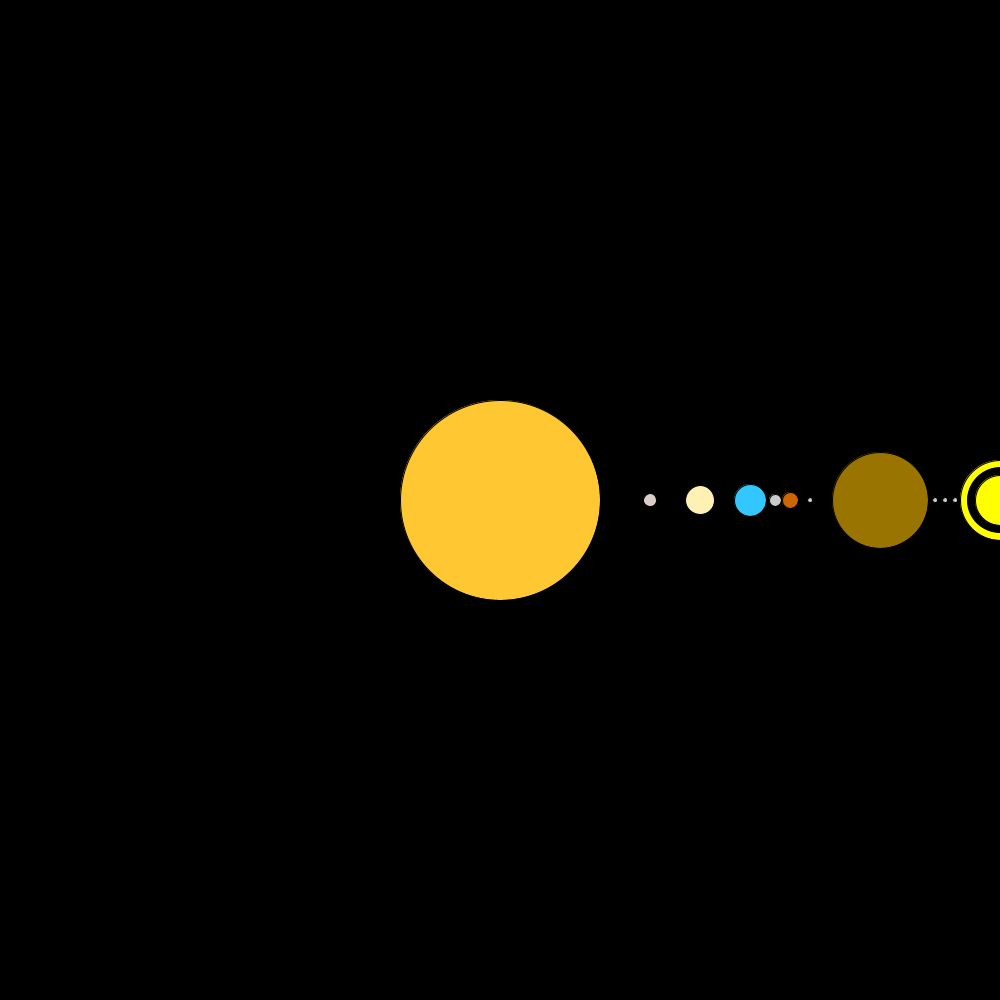
Frame 1 (no input)
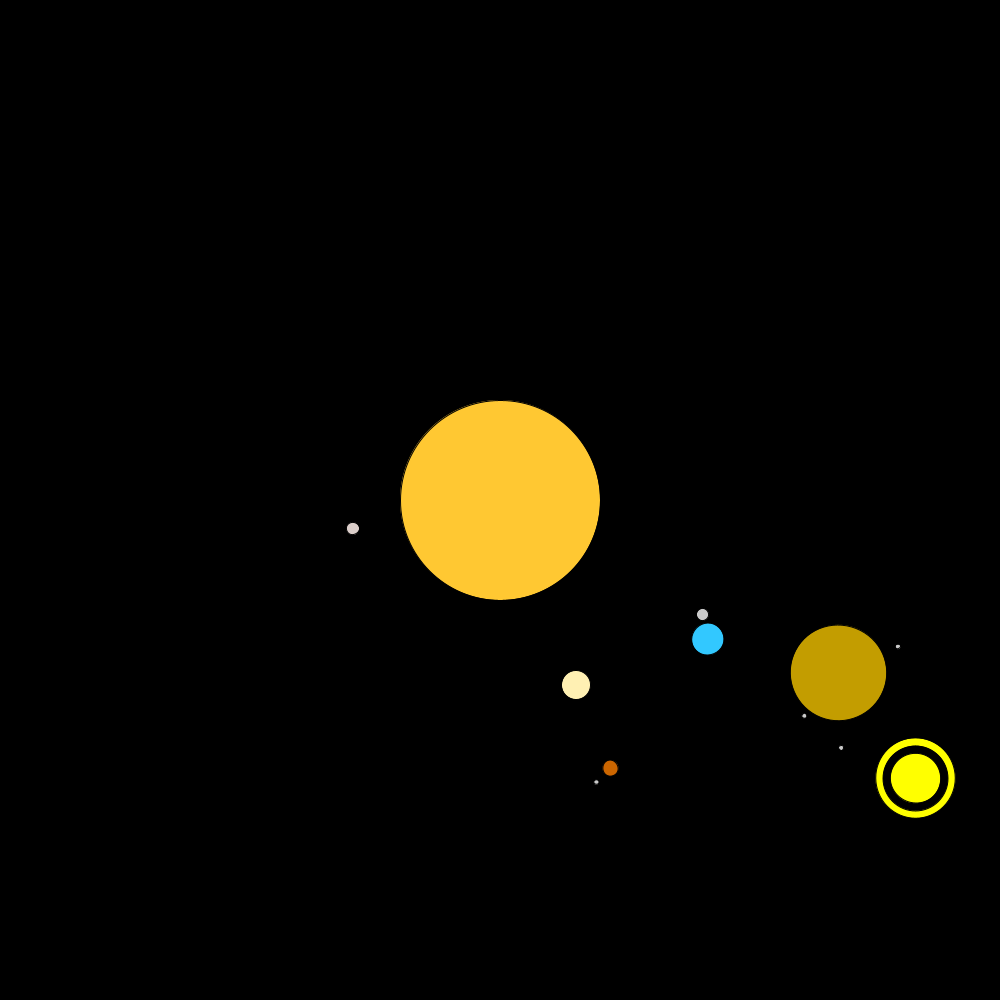
Frame 60 (the mouse pressed at the canvas centre just before this capture)
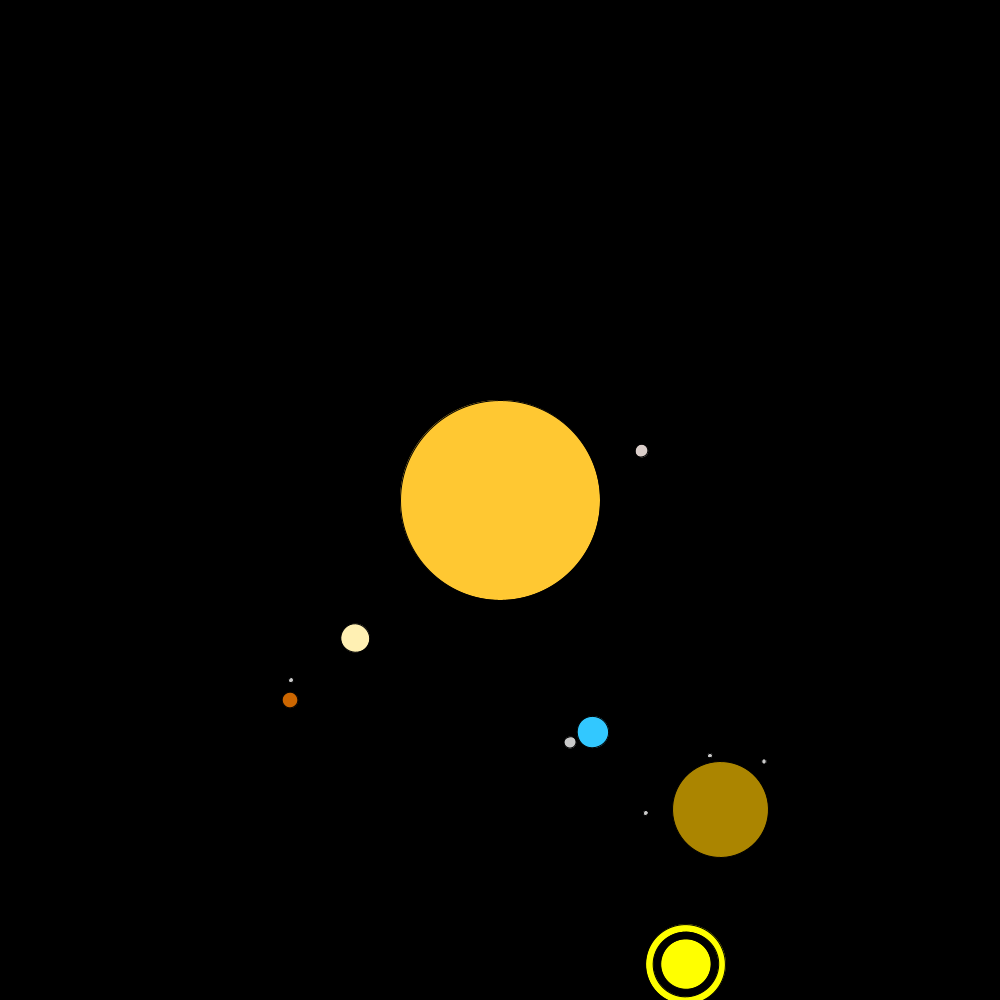
Frame 120 (the mouse held since frame 60 and released just before this capture)

The Processing sketch that drew these frames (run headless with seeded random() and noise(); from frame 60 on, the mouse is pressed at the canvas centre):

// Processing sketch: SolarSystem
// ── SolarSystem.pde
float theta = 0;
float earthSize = 32;
int colorJ1 = 153;
int colorJ2 = 115;
boolean flag = true;

void setup() {
  size(1000, 1000);
}

void draw() {
  background(0);
  stroke(0);

  // Translate to center of window to draw the sun.
  translate(width/2, height/2);
  fill(255, 200, 50);
  ellipse(0, 0, 200, 200);

  //Mercury
  pushMatrix();
  rotate(theta*5);
  translate(150, 0);
  fill(219, 206, 202);
  ellipse(0, 0, earthSize*0.4, earthSize*0.4);
  popMatrix();
  
  //Venus
  pushMatrix();
  rotate(theta*2);
  translate(200, 0);
  fill(255, 240, 179);
  ellipse(0, 0, earthSize*0.9, earthSize*0.9);
  popMatrix();

  //Earth
  pushMatrix();
  rotate(theta);
  translate(250, 0);
  fill(50, 200, 255);
  ellipse(0, 0, earthSize, earthSize);
  
  
  //Moon
  pushMatrix(); 
  rotate(-theta*4);
  translate(25, 0);
  fill(202, 202, 202);
  ellipse(0, 0, 12, 12);
  popMatrix();
  
  popMatrix();
  
  //Mars
  pushMatrix();
  rotate(theta*2);
  translate(290, 0);
  fill(204, 102, 0);
  ellipse(0, 0, earthSize*0.5, earthSize*0.5);
  
  pushMatrix();
  rotate(theta*2);
  translate(20, 0);
  fill(202, 202, 202);
  ellipse(0, 0, 5, 5);
  popMatrix();
  
  popMatrix();
  
  
  //Jupiter
  pushMatrix();
  rotate(theta*0.8);
  translate(380, 0);
  if(colorJ1 >= 204){
   flag = false; 
  }
  else if(colorJ1 <= 153){
   flag = true; 
  }
  if(flag){
  colorJ1++;
  colorJ2++;
  }
  else{
  colorJ1--;
  colorJ2--; 
  }
  fill(colorJ1, colorJ2, 0);
  ellipse(0, 0, earthSize*3, earthSize*3);
  
  pushMatrix();
  rotate(theta*3);
  translate(55, 0);
  fill(202, 202, 202);
  ellipse(0, 0, 5, 5);
  popMatrix();
  
    pushMatrix();
  rotate(-theta*1.5);
  translate(65, 0);
  fill(202, 202, 202);
  ellipse(0, 0, 5, 5);
  popMatrix();
  
    pushMatrix();
  rotate(theta*1.8);
  translate(75, 0);
  fill(202, 202, 202);
  ellipse(0, 0, 5, 5);
  popMatrix();
  
  popMatrix();
  
  pushMatrix();
  rotate(theta);
  translate(500, 0);
  fill(255, 255, 0);
  ellipse(0, 0, earthSize*2.5, earthSize*2.5);
  fill(0);
  ellipse(0, 0, earthSize*2.5 - 15, earthSize*2.5 - 15);
  fill(255, 255, 0);
  ellipse(0, 0, earthSize*2.5 - 30, earthSize*2.5 - 30);
  popMatrix();

  //popMatrix();

  theta += 0.01;
}
